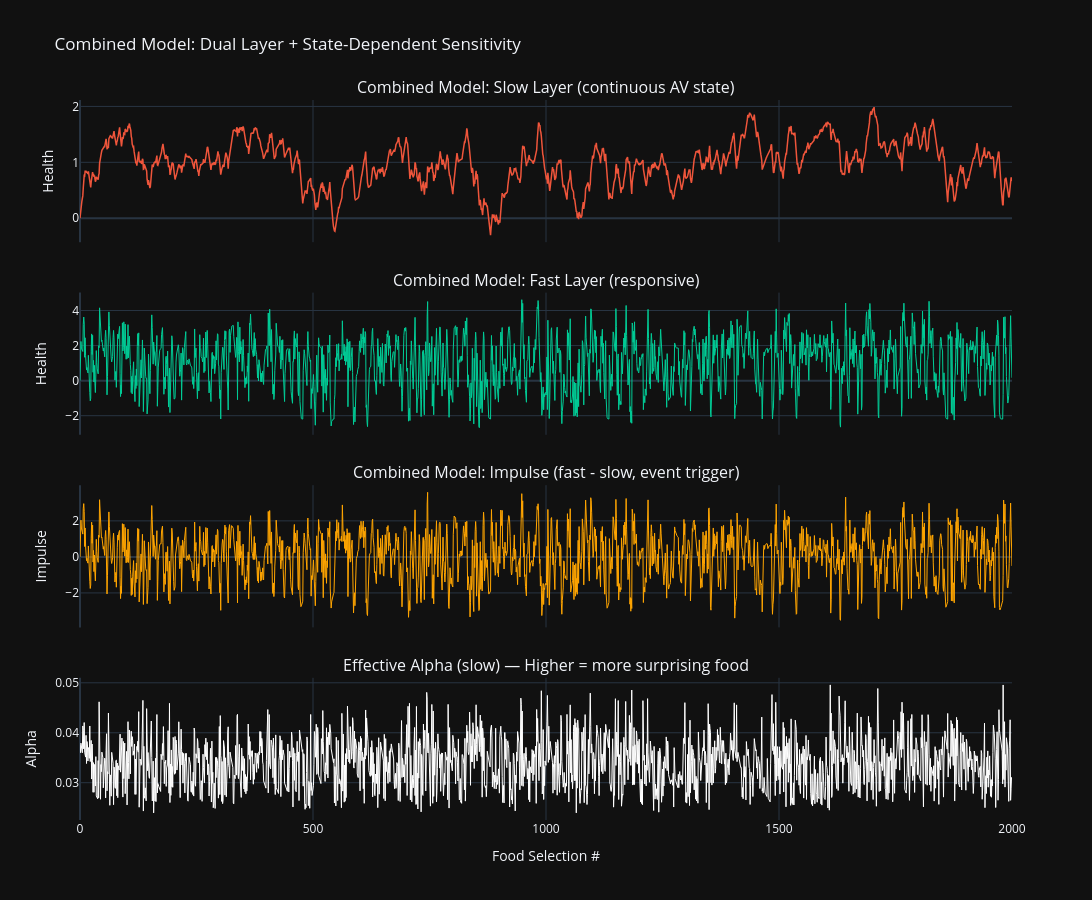

The cell this chart's notebook holds for it:
### Code cell
fig = make_subplots(rows=4, cols=1, subplot_titles=[
    'Combined Model: Slow Layer (continuous AV state)',
    'Combined Model: Fast Layer (responsive)',
    'Combined Model: Impulse (fast - slow, event trigger)',
    'Effective Alpha (slow) — Higher = more surprising food',
], vertical_spacing=0.07, shared_xaxes=True)

fig.add_trace(go.Scatter(y=bio_comb_slow[:, 0], mode='lines',
    line=dict(width=1.5, color='#EF553B'), name='Slow health'), row=1, col=1)
fig.add_trace(go.Scatter(y=bio_comb_fast[:, 0], mode='lines',
    line=dict(width=1, color='#00CC96'), name='Fast health'), row=2, col=1)
fig.add_trace(go.Scatter(y=bio_comb_impulse[:, 0], mode='lines',
    line=dict(width=1, color='orange'), name='Impulse health'), row=3, col=1)
fig.add_trace(go.Scatter(y=eff_alphas, mode='lines',
    line=dict(width=1, color='white'), name='Eff. alpha'), row=4, col=1)

fig.update_yaxes(title_text='Health', row=1, col=1)
fig.update_yaxes(title_text='Health', row=2, col=1)
fig.update_yaxes(title_text='Impulse', row=3, col=1)
fig.update_yaxes(title_text='Alpha', row=4, col=1)
fig.update_xaxes(title_text='Food Selection #', row=4, col=1)
fig.update_layout(template=PLOTLY_DARK, height=900, width=1100,
    title='Combined Model: Dual Layer + State-Dependent Sensitivity', showlegend=False)
fig.show()

### Figure 1 — Plotly figure (JSON) as saved in the notebook; plotly's stock layout.template omitted (floating-point values rounded to 4 significant figures; data arrays with more than 128 entries replaced by an {"elided": "..."} marker saying what was removed)
{"data": [{"line": {"color": "#EF553B", "width": 1.5}, "mode": "lines", "name": "Slow health", "type": "scatter", "xaxis": "x", "y": {"elided": "2001 float values"}, "yaxis": "y"}, {"line": {"color": "#00CC96", "width": 1}, "mode": "lines", "name": "Fast health", "type": "scatter", "xaxis": "x2", "y": {"elided": "2001 float values"}, "yaxis": "y2"}, {"line": {"color": "orange", "width": 1}, "mode": "lines", "name": "Impulse health", "type": "scatter", "xaxis": "x3", "y": {"elided": "2001 float values"}, "yaxis": "y3"}, {"line": {"color": "white", "width": 1}, "mode": "lines", "name": "Eff. alpha", "type": "scatter", "xaxis": "x4", "y": {"elided": "2000 float values"}, "yaxis": "y4"}], "layout": {"annotations": [{"font": {"size": 16}, "showarrow": false, "text": "Combined Model: Slow Layer (continuous AV state)", "x": 0.5, "xanchor": "center", "xref": "paper", "y": 1.0, "yanchor": "bottom", "yref": "paper"}, {"font": {"size": 16}, "showarrow": false, "text": "Combined Model: Fast Layer (responsive)", "x": 0.5, "xanchor": "center", "xref": "paper", "y": 0.7325, "yanchor": "bottom", "yref": "paper"}, {"font": {"size": 16}, "showarrow": false, "text": "Combined Model: Impulse (fast - slow, event trigger)", "x": 0.5, "xanchor": "center", "xref": "paper", "y": 0.465, "yanchor": "bottom", "yref": "paper"}, {"font": {"size": 16}, "showarrow": false, "text": "Effective Alpha (slow) — Higher = more surprising food", "x": 0.5, "xanchor": "center", "xref": "paper", "y": 0.1975, "yanchor": "bottom", "yref": "paper"}], "height": 900, "showlegend": false, "title": {"text": "Combined Model: Dual Layer + State-Dependent Sensitivity"}, "width": 1100, "xaxis": {"anchor": "y", "domain": [0.0, 1.0], "matches": "x4", "showticklabels": false}, "xaxis2": {"anchor": "y2", "domain": [0.0, 1.0], "matches": "x4", "showticklabels": false}, "xaxis3": {"anchor": "y3", "domain": [0.0, 1.0], "matches": "x4", "showticklabels": false}, "xaxis4": {"anchor": "y4", "domain": [0.0, 1.0], "title": {"text": "Food Selection #"}}, "yaxis": {"anchor": "x", "domain": [0.8025, 1.0], "title": {"text": "Health"}}, "yaxis2": {"anchor": "x2", "domain": [0.535, 0.7325], "title": {"text": "Health"}}, "yaxis3": {"anchor": "x3", "domain": [0.2675, 0.465], "title": {"text": "Impulse"}}, "yaxis4": {"anchor": "x4", "domain": [0.0, 0.1975], "title": {"text": "Alpha"}}}}
